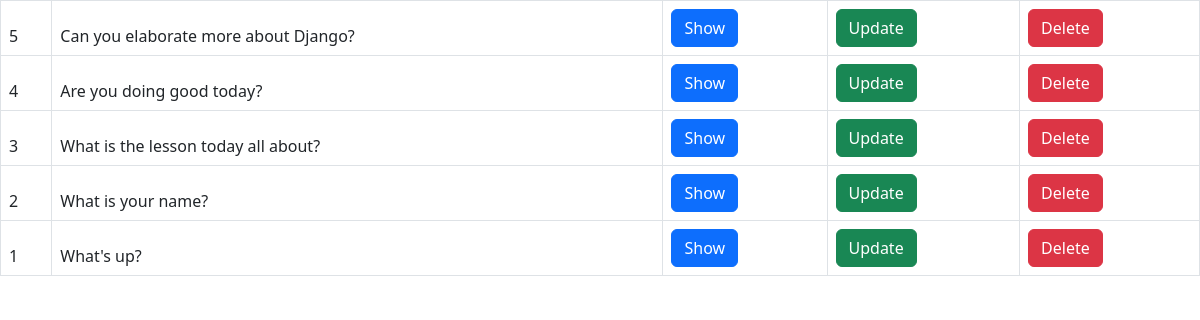
Before: / with the older database file.
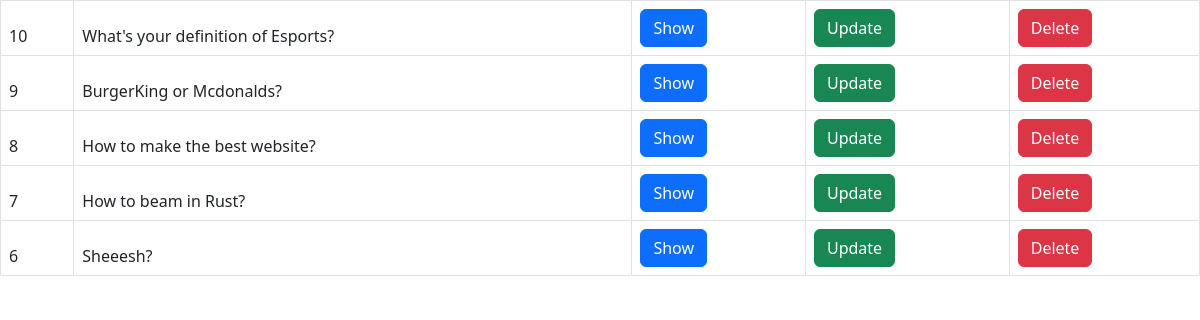
After: the same page with the newer database file.
### polls/models.py (models this page shows, shortened)
class Question(models.Model):
    question_text = models.CharField(max_length=200)
    pub_date = models.DateTimeField('date published')

### polls/views.py (the view)
# urls.py: path('', views.index, name='index'),
def index(request):
    latest_question_list = Question.objects.order_by('-pub_date')[:5]
    context = {'latest_question_list': latest_question_list}
    return render(request, 'polls/index.html', context)

### polls/templates/polls/index.html (shortened to what this page needs)
<html>
<head>
<link href="https://cdn.jsdelivr.net/npm/bootstrap@5.2.0-beta1/dist/css/bootstrap.min.css" rel="stylesheet">
</head>
<body>
    <div class="table-responsive">
        <table class="table table-bordered table-hover">
            {% if latest_question_list %}
                {% for question in latest_question_list %}
                    <thead>
                        <tr scope="row">
                            <td>{{question.id}}</td>
                            <td>{{question.question_text}}</td>
                            <td>
                                <a class="btn btn-primary" href="/polls/{{ question.id }}/" role="button">Show</a>
                            </td>
                            <td>
                                <a class="btn btn-success" href="/polls/{{ question.id }}/" role="button">Update</a>
                            </td>
                            <td>
                                <a class="btn btn-danger" href="/polls/{{ question.id }}/" role="button">Delete</a>
                            </td>
                        </tr>
                    </thead>
                {% endfor %}
            {% else %}
                <p>No polls are available.</p>
            {% endif %}
        </table>
    </div>
</body>
</html>

Changed rows visible on the page:
no longer on this page (row unchanged): Question: id "5", question_text "Can you elaborate more about Django?"
no longer on this page (row unchanged): Question: id "4", question_text "Are you doing good today?"
no longer on this page (row unchanged): Question: id "3", question_text "What is the lesson today all about?"
no longer on this page (row unchanged): Question: id "2", question_text "What is your name?"
no longer on this page (row unchanged): Question: id "1", question_text "What's up?"
added Question: id "10", question_text "What's your definition of Esports?"
added Question: id "9", question_text "BurgerKing or Mcdonalds?"
added Question: id "8", question_text "How to make the best website?"
added Question: id "7", question_text "How to beam in Rust?"
added Question: id "6", question_text "Sheeesh?"
